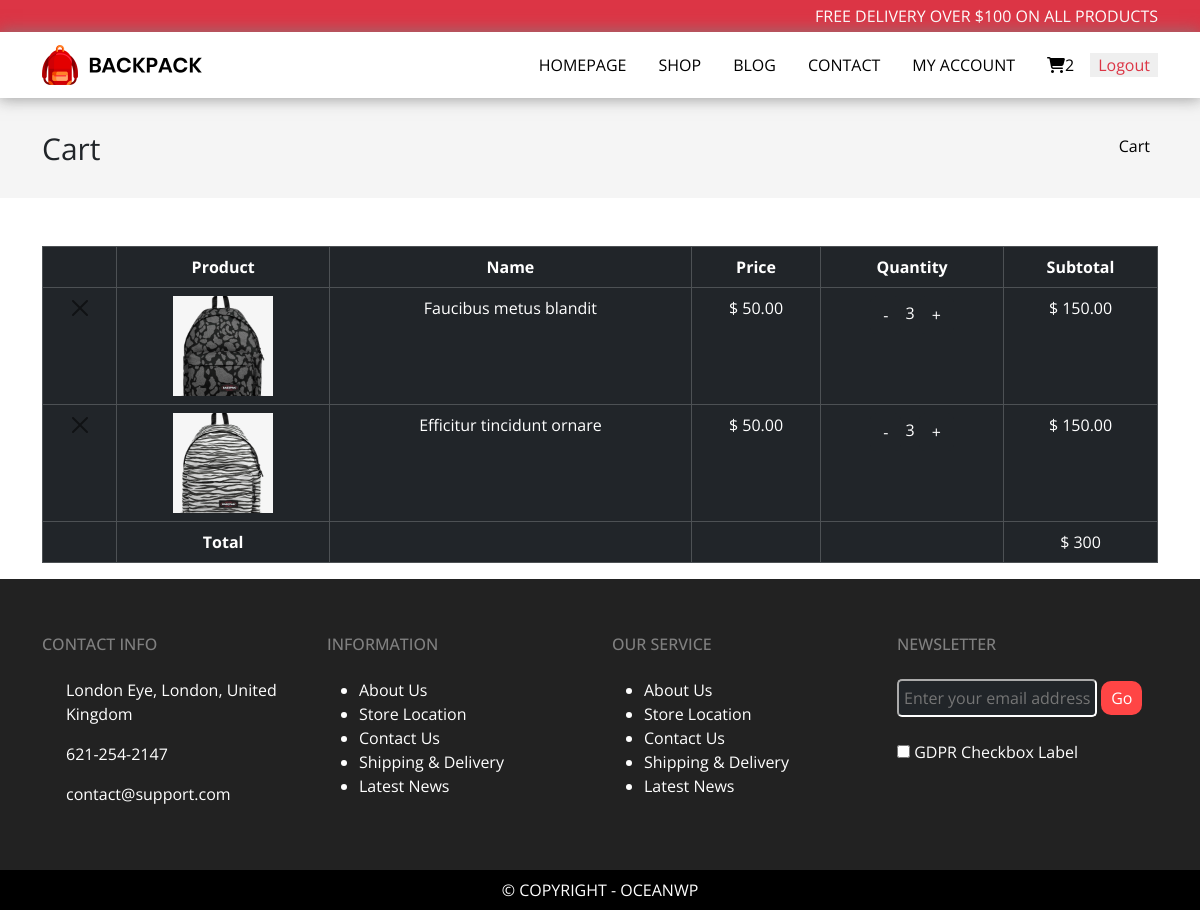
Page /cart on the earlier database version.
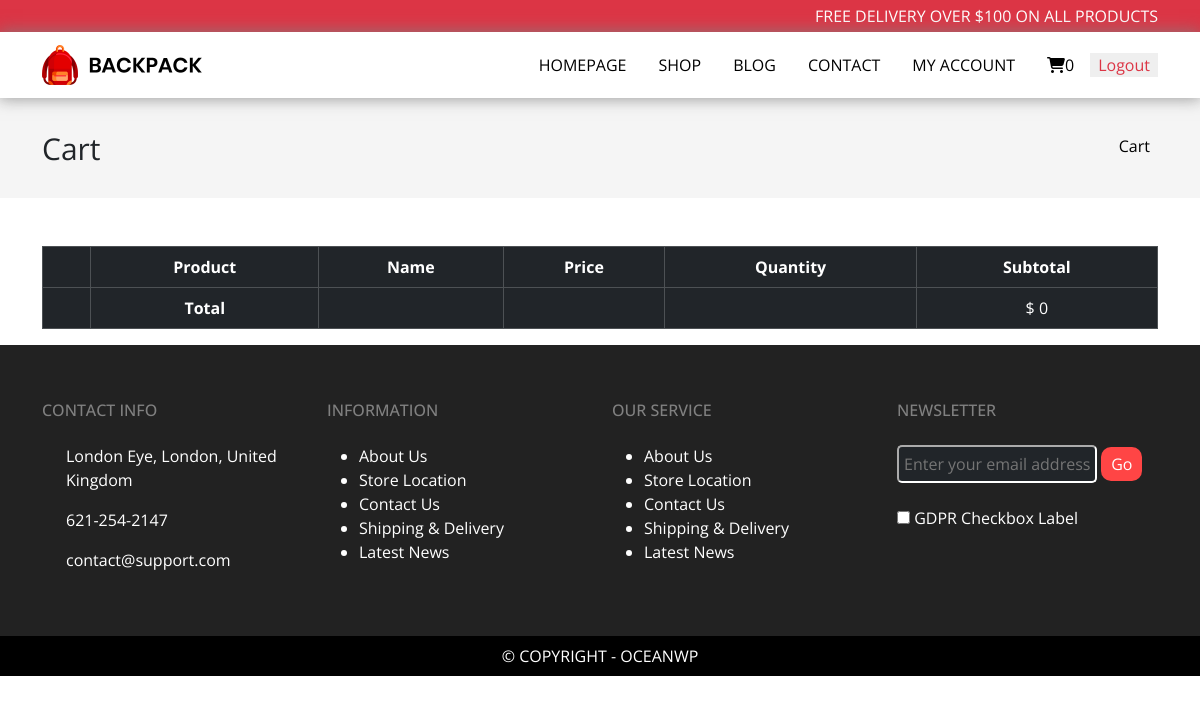
Same page on the later database version.
### webApp/models.py (models this page shows, shortened)
class cartproduct(models.Model): #cartitem added in cartpage
    name=models.CharField(max_length=20)
    image=models.ImageField(upload_to='images')
    price=models.CharField(max_length=20)
    quantity=models.CharField(max_length=20,default=1)
    subtotal=models.CharField(max_length=20,default=50)

### webApp/views.py (the view)
# urls.py: path('cart', views.cart),
def cart(request):
    obj1=cartproduct.objects.all()
    newobj=list(obj1)
    total=0
    for i in newobj:
        total=total+int(i.subtotal)
    length=len(obj1)
    return render(request, 'cart.html',{'data':obj1,"length":length,'totalAmount':total})

### webApp/templates/cart.html (shortened to what this page needs)
{% extends "base.html" %}
{% load static %}
  {% block body %}
  <div class="container-fluid mb-5" style="background-color:#f5f5f5;">
    <div class="container">
      <div class="raw">
        <div class="col-md-12 align-content-center" style="background-color:#f5f5f5;height: 100px">
          <span style="font-size: 30px;">Cart</span>
          <a href="cart" class="float-end align-content-center p-2 b1 a1">Cart</a>
        </div>
      </div>
    </div>
  </div>
  <div class="container">
    <table class="table table-bordered rounded-1 table-hover table-dark">
      <tr class="text-center">
        <th></th>
        <th>Product</th>
        <th>Name</th>
        <th>Price</th>
        <th>Quantity</th>
        <th>Subtotal</th>
      </tr>
      {%for i in data%}
      <tr class="text-center align-item-center">
        <td>
          <form action="deletecart" method="post">
            <button type="submit" class="btn-close" aria-label="Close"></button>
          </form>
        </td>
        <td><img src="media/{{i.image}}" alt="" style="height: 100px;width:100px;"></td>
        <td>{{i.name}}</td>
        <td>{{i.price}}</td>
        <td>
          <form action="decriment" method="post" style="display: inline;">
            <input type="submit" class="btn btn-dark" value="-">
          </form>
          {{i.quantity}}
          <form action="increment" method="post" style="display: inline;">
            <input type="submit" class="btn btn-dark" value="+">
          </form>
        </td>
        <td>
          $ {{i.subtotal}}.00
        </td>
      </tr>
      {%endfor%}
      <tr class="text-center">
          <td></td>
          <td><b>Total</b></td>
          <td></td>
          <td></td>
          <td></td>
          <td>$ {{totalAmount}}</td>
      </tr>
    </table>
  </div>
  {% endblock body %}

### webApp/templates/base.html (shortened to what this page needs)
{% load static %}
<!DOCTYPE html>
<html lang="en">
<head>
    <link rel="stylesheet" href="{% static 'index.css' %}">
    <link href="https://cdn.jsdelivr.net/npm/bootstrap@5.3.3/dist/css/bootstrap.min.css" rel="stylesheet">
    <link rel="stylesheet" href="https://cdnjs.cloudflare.com/ajax/libs/font-awesome/4.7.0/css/font-awesome.min.css">
    <link rel="stylesheet" href="https://cdnjs.cloudflare.com/ajax/libs/font-awesome/6.5.2/css/all.min.css"
 />
</head>
<body>
    <div class="container-fluid bg-danger">
        <div class="container d-flex align-item-center justify-content-end">
            <span class="mt-1 mb-1 cl1">FREE DELIVERY OVER $100 ON ALL PRODUCTS</span>
        </div>
    </div>
    <nav class="navbar navbar-expand-md sticky-top"
        style="background-color:white;box-shadow: 0px 0px 15px 1px #808080c7">
        <div class="container">
            <a class="navbar-brand" href="#"><img style="width: 50%;" src="{% static 'img/logo.png' %}" alt=""></a>
            <div class="collapse navbar-collapse justify-content-end" id="collapsibleNavbar">
                <ul class="navbar-nav">
                    <li class="nav-item px-2">
                        <a class="nav-link nav1" href="/">HOMEPAGE</a>
                    </li>
                    <li class="nav-item px-2">
                        <a class="nav-link nav1" href="shop">SHOP</a>
                    </li>
                    <li class="nav-item px-2">
                        <a class="nav-link nav1" href="blog">BLOG</a>
                    </li>
                    <li class="nav-item px-2">
                        <a class="nav-link nav1" href="contact">CONTACT</a>
                    </li>
                    <li class="nav-item px-2">
                        <a class="nav-link nav1" href="account">MY ACCOUNT</a>
                    </li>
                    <li class="nav-item px-2">
                        <a class="nav-link nav1" href="cart">
                            <i class="fa-solid fa-cart-shopping ion"></i>{{length}}
                        </a>
                    </li>
                    <form action="logout">
                        <button class="px-2 mt-2 border border-0 text-danger">Logout</button>
                    </form>
                </ul>
            </div>
        </div>
    </nav>
    {% block body %}
    {% endblock body %}
    <footer>
        <div class="container-fluid bcb cl1 py-5">
            <div class="container">
                <div class="row">
                    <div class="col-md-3 mt-2">
                        <h6 class="mb-4" style="color: gray">CONTACT INFO</h6>
                        <p class="ps-4">London Eye, London, United Kingdom</p>
                        <p class="ps-4">621-254-2147</p>
                        <p class="ps-4"><a href="mailto:contact@support.com" class="b">contact@support.com</a></p>
                    </div>
                    <div class="col-md-3 mt-2">
                        <h6 class="mb-4" style="color: gray">INFORMATION</h6>
                        <ul class="ul">
                            <li><a href="#" class="b">About Us</a></li>
                            <li><a href="#" class="b">Store Location</a></li>
                            <li><a href="#" class="b">Contact Us</a></li>
                            <li><a href="#" class="b">Shipping & Delivery</a></li>
                            <li><a href="#" class="b">Latest News</a></li>
                        </ul>
                    </div>
                    <div class="col-md-3 mt-2">
                        <h6 class="mb-4" style="color: gray">OUR SERVICE</h6>
                        <ul class="ul">
                            <li><a href="#" class="b">About Us</a></li>
                            <li><a href="#" class="b">Store Location</a></li>
                            <li><a href="#" class="b">Contact Us</a></li>
                            <li><a href="#" class="b">Shipping & Delivery</a></li>
                            <li><a href="#" class="b">Latest News</a></li>
                        </ul>
                    </div>
                    <div class="col-md-3 mt-2">
                        <h6 class="mb-4" style="color: gray">NEWSLETTER</h6>
                        <div class="dv">
                            <input type="email" placeholder="Enter your email address"
                                style="width: 200px;padding: 5px 5px;border-radius: 5px;outline: none;color:white"
                                class="border-2 border-white bg-dark">
                            <button class="btn3">Go</button>
                        </div>
                        <input type="checkbox" class="mt-3">
                        <span>GDPR Checkbox Label</span>
                    </div>
                </div>
            </div>
        </div>
        <div class="container-fluid bcbb cl1">
            <div class="container">
                <div class="row">
                    <div class="col-md-12 text-center py-2">
                        <p class="m-0">© COPYRIGHT - OCEANWP</p>
                    </div>
                </div>
            </div>
        </div>
    </footer>
</body>
</html>

### webApp/static/index.css (style rules this page uses)
* { margin: 0px; padding: 0px; font-family: "Open Sans", sans-serif; }
.cl1 { color: white; }
.btn3 { padding: 10px 15px;color: white;background-color: #ff4545;border: none; }

### webApp/templates/cart.html (style rules this page uses)
.nav1 { color: black; text-decoration: none; }
.a1 { text-decoration: none; color: black; }
.b1 { color: black; }
.bcb { background-color: #222222; }
.bcbb { background-color: black; }
.dv { height: 50px; width: auto; position: relative; margin-top: 25px; }
.b { color: white; text-decoration: none; }
.btn3 { padding: 5px 10px; color: white; background-color: #ff4545; border: none; border-radius: 10px; }

Differences in the rows shown:
removed cartproduct: image (picture), name "Faucibus metus blandit", price "$ 50.00", quantity "3", subtotal "150"
removed cartproduct: image (picture), name "Efficitur tincidunt ornare", price "$ 50.00", quantity "3", subtotal "150"
Other differences:
{{ length }}: "2" → "0"
{{ totalAmount }}: "300" → "0"
